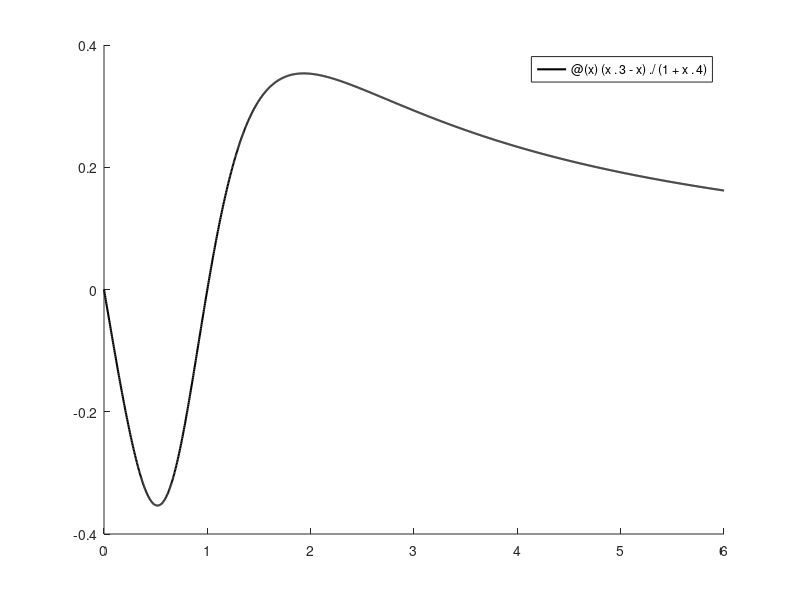

The MATLAB script that drew this image: (Note: this script raises an error after producing the figure.)
fun=@(x) (x.^3-x)./(1+x.^4);
hold on
a=0;
b=6; 
tol=0.4*10^-3;
nfmax=200;
fplot(fun,[a,b],'k','LineWidth',1.5)

% [T,err,ierr] = mytrapc(fun,a,b,tol,nfmax)
% [S,err,ierr] = mysimpc(fun,a,b,tol,nfmax)

[T,err,ierr,noditrap]=mytrapcnodi(fun,a,b,tol,nfmax);
[S,err,ierr,nodisimp]=mysimpcnodi(fun,a,b,tol,nfmax);

plot(noditrap,0,'bo',nodisimp,0,'m.')